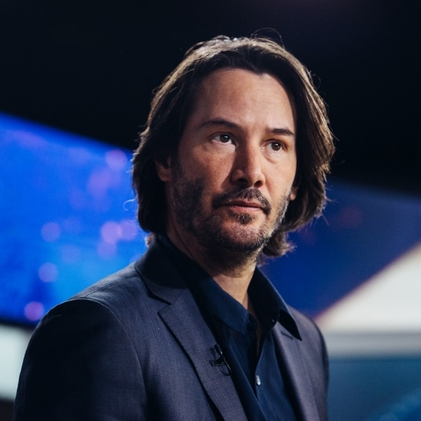
#> input picture program/keanu.jpeg, 421 x 421 px
$ jupyter execute Ex-1.ipynb
#> lines starting #> are read from the running program, lines starting #| are printed output that depends on the picture; after the words box and inside, x2 and y2 are one past the last pixel; in counts of white or black regions, pixels touching at a corner belong together
[cell 1]
import cv2
img=cv2.imread('keanu.jpeg',1)
#> img is the input picture: shape (421, 421, 3); mean B, G, R 82.7, 53.8, 41.7
cv2.imwrite('Boogie man.jpeg',img)
img2=cv2.imread('Boogie man.jpeg')
cv2.imshow('Boogie man.jpeg',img2)
cv2.waitKey(0)
cv2.destroyAllWindows()

[cell 2]
print(img.shape)
#| (421, 421, 3)

[cell 3]
import random
for i in range(100):
    for j in range(img.shape[1]):
        img[i][j]=[random.randint(0,255),random.randint(0,255),random.randint(0,255)]
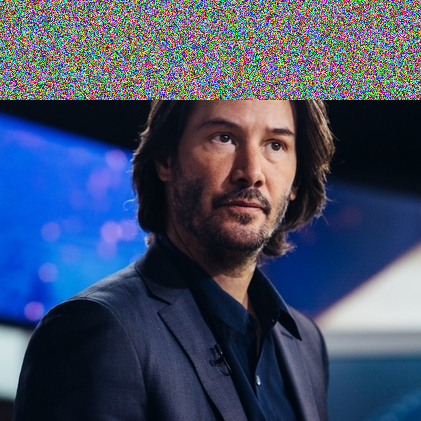
#> img: shape (421, 421, 3); mean B, G, R 104.6, 77.8, 66

cv2.imshow("Baba Yaga",img)
cv2.waitKey(0)
cv2.destroyAllWindows()

[cell 4]
import cv2
img=cv2.imread('keanu.jpeg',-1)
tag=img[200:300,200:300]
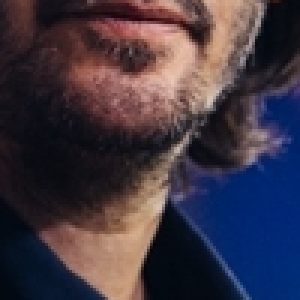
#> tag: shape (100, 100, 3) (shown 3 times larger); mean B, G, R 66.7, 54.6, 63.9
img[100:200,100:200]=tag
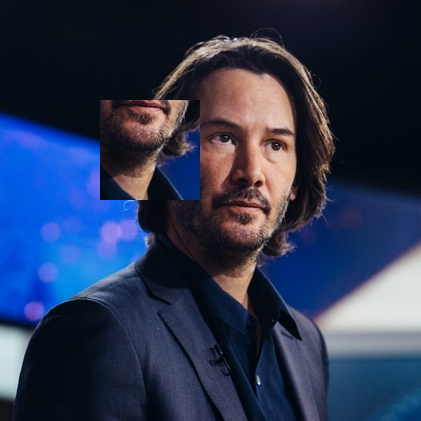
#> img: shape (421, 421, 3); 5.64% of pixels changed, all inside (x1, y1, x2, y2) = (100, 100, 200, 200)
cv2.imshow('Baba Yaga',img)
cv2.waitKey(0)
cv2.destroyAllWindows()
